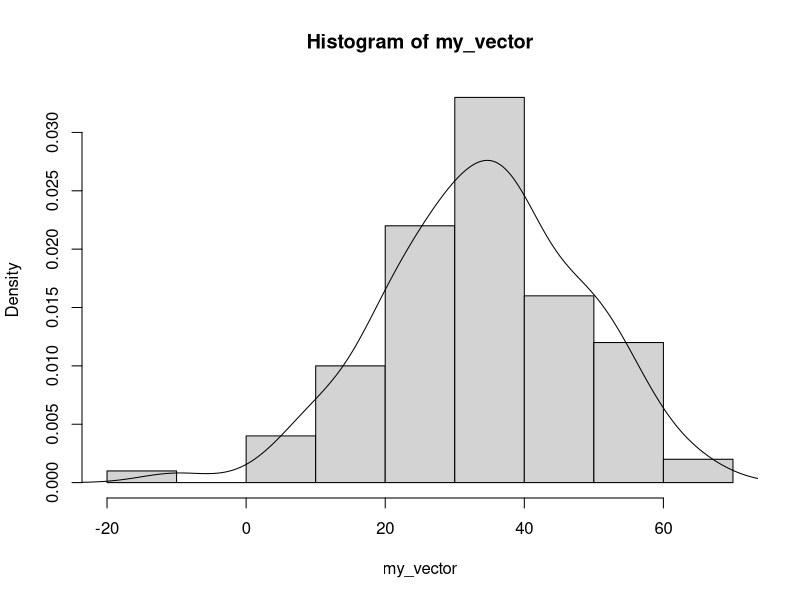

Recreate this plot in R.
#Exercise 6
#https://alexd106.github.io/intro2R/exercise_6.html

# Fri Feb 14 13:45:06 2025 ------------------------------

#1
circle_area_func <- function(r) pi*r**2
circle_diam <- 3.4
circle_area_func(circle_diam/2)
circle_diams <- 1:4
circle_area_func(circle_diams/2)

#2
F_to_C_converter <- function(Fahr) {
  C <- (Fahr-32)*5/9
  sprintf("Fahrenheit: %s is equivalent to %s centigrade.", Fahr, C)
}
F_to_C_converter(-40)

#3
norm_vec = rnorm(100, mean = 35, sd = 15)
vec_stats = function(my_vector) {
  vec_mean <- mean(my_vector, na.rm = TRUE)
  vec_median <- median(my_vector, na.rm = TRUE)
  vec_range <- c(min(my_vector, na.rm = TRUE), max(my_vector, na.rm = TRUE))
  sprintf("Mean: %s, Median: %s, range: (%s, %s)", 
          vec_mean, vec_median, vec_range[1], vec_range[2])
  hist(my_vector, freq = FALSE)
  lines(density(my_vector))
}
vec_stats(norm_vec)

#4
my_median <- function(my_vector){
  sorted_vector <- sort(my_vector)
  if (length(sorted_vector)%%2 == 1)
    return(sorted_vector[length(sorted_vector) %/% 2 + 1])
  else
    middle <- length(sorted_vector) / 2
    return(mean(sorted_vector[middle:(middle + 1)]))
}
my_median(c(1,7,6,3,5,4,2))
my_median(c(8,3,5,2,1,7,6,4))

#5
ricker <- function(nzero, r, time, K = 100) {
  n <- c(nzero)
  for (i in 1:time)
    n[i+1] <- round(n[i]*exp(r*(1-n[i]/K)))
  return(n)
}
ricker(200,2,5)
ricker(400,2,5)
ricker(50,2,5)
ricker(50,4,5)
